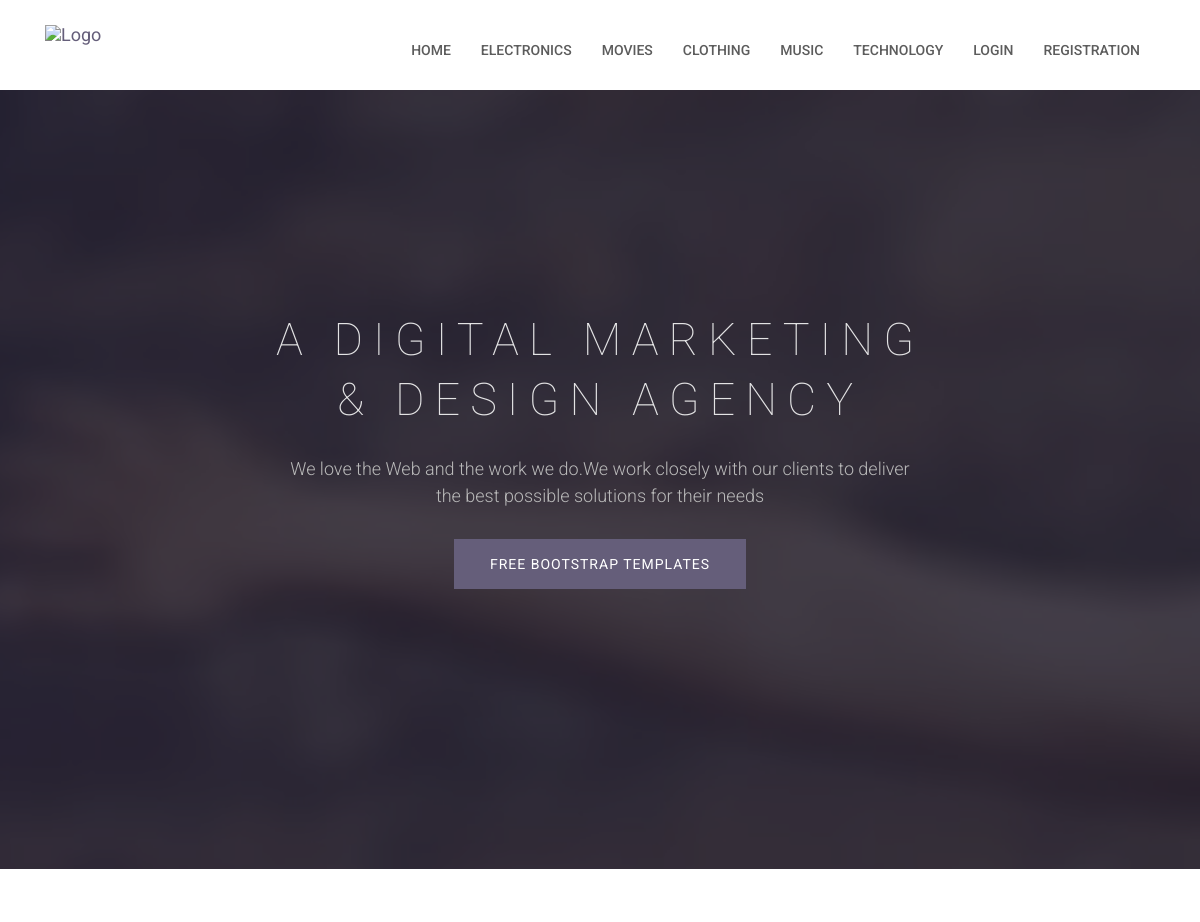
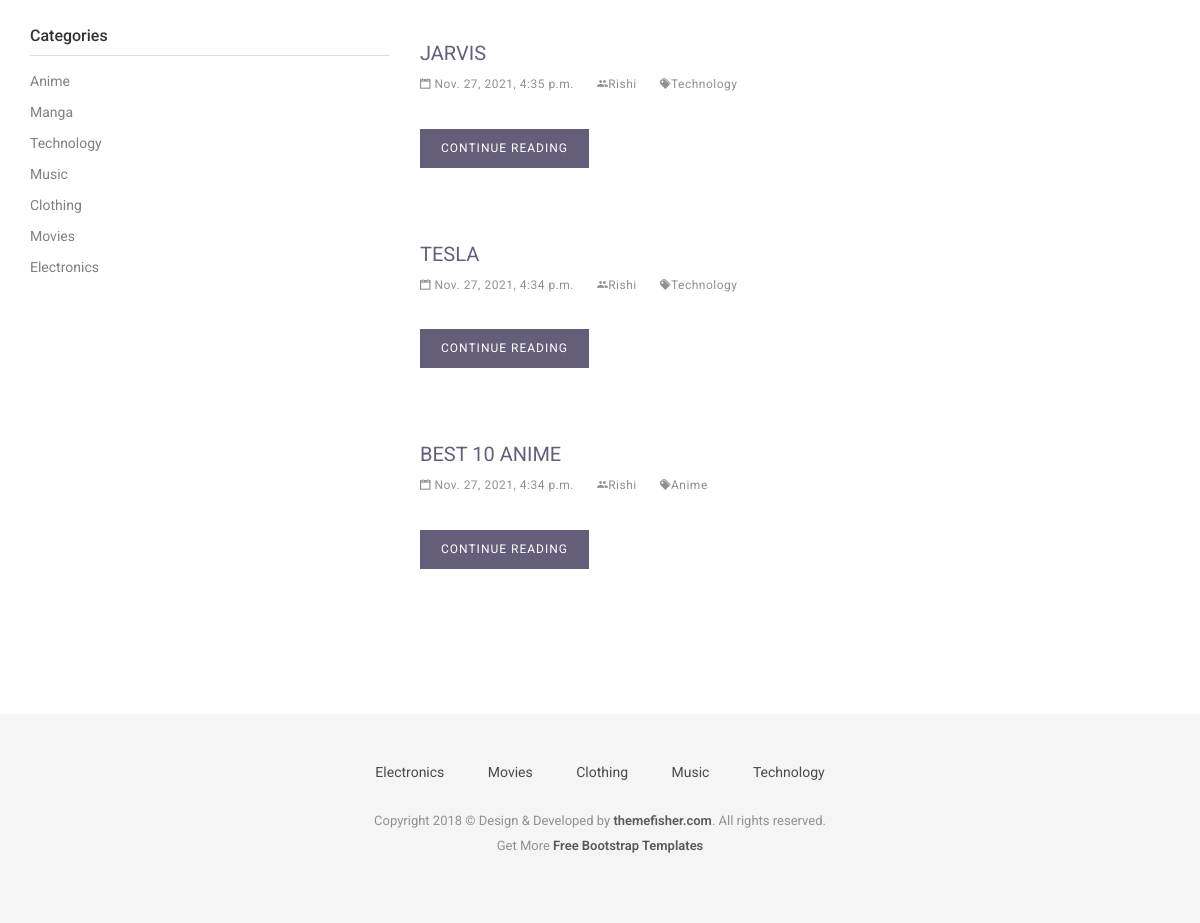
The page / on the database its author committed (2 pictures, top to bottom).
### category/models.py (models this page shows, shortened)
class Category(models.Model):
    title = models.CharField(max_length=255)
    status = models.BooleanField(default=True)

### question_answer/models.py (models this page shows, shortened)
class Question(models.Model):
    category = models.ForeignKey(Category, on_delete=models.CASCADE)
    user = models.ForeignKey(User, on_delete=models.SET_NULL, null=True, blank=True)
    question = models.CharField(max_length=255)
    status= models.BooleanField(default=True)
    added_date = models.DateTimeField(auto_now_add=True)

### account/views.py (the view)
# urls.py: path('', views.homePage,name="homePage"),
def homePage(request):
    navigation_categories = Category.objects.filter(status=True).order_by('-id')[:5]
    categories = Category.objects.filter(status=True)
    questions = Question.objects.filter(status=True).order_by('-id')[:5]
    return render(request, 'home.html', {
                                            'navigation_categories':navigation_categories,
                                            'categories':categories,
                                            'questions':questions,
                                        })

### templates/home.html
{% extends 'base.html' %}
{% block content %}
<section class="slider">
    <div class="container">
        <div class="row">
            <div class="col-md-12">
                <div class="block">
                    <h1 class="animated fadeInUp">A Digital Marketing <br> &#38; Design Agency</h1>
                    <p class="animated fadeInUp">We love the Web and the work we do.We work closely with our clients to
                        deliver
                        </br> the best possible solutions for their needs</p>
                    <a href="https://themefisher.com/free-bootstrap-templates/" target="_blank"
                        class="btn btn-main animated fadeInUp">Free Bootstrap Templates</a>
                </div>
            </div>
        </div>
    </div>
</section>
<div class="page-wrapper">
    <div class="container">
        <div class="row">
            <div class="col-md-4">
                <aside class="sidebar">
                    <div class="widget widget-category">
                        <h4 class="widget-title">Categories</h4>
                        <ul class="widget-category-list">
                            {% for category in categories %}
                                <li><a href="{% url 'categoryQuestion' category_id=category.id %}">{{category.title|title}}</a></li>
                            {% endfor %}
                        </ul>
                    </div>
                </aside>
            </div>
            <div class="col-md-8">
            {% for question in questions %}
                <div class="post">
                    <h3 class="post-title"><a href="{% url 'QuestionDetails' question_id=question.id %}">{{question.question|title}}</a></h3>
                    <div class="post-meta">
                        <ul>
                            <li>
                                <i class="ion-calendar"></i> {{question.added_date}}
                            </li>
                            <li>
                                <i class="ion-android-people"></i>{{question.user.first_name}}
                            </li>
                            <li>
                                <a href=""><i class="ion-pricetags"></i>{{question.category.title}}</a>
                            </li>
                        </ul>
                    </div>
                    <div class="post-content">
                        <a href="{% url 'QuestionDetails' question_id=question.id %}" class="btn btn-main">Continue Reading</a>
                    </div>
                </div>
            {% endfor %}
            </div>
        </div>
    </div>
</div>
{% endblock content %}

### templates/base.html (shortened to what this page needs)
{% load static %}
<!DOCTYPE html>
<html class="no-js">
<head>
    <link rel="stylesheet" href="{% static 'plugins/bootstrap/bootstrap.min.css' %}">
    <link rel="stylesheet" href="{% static 'plugins/Ionicons/css/ionicons.min.css' %}">
    <link rel="stylesheet" href="{% static 'plugins/animate-css/animate.css' %}">
    <link rel="stylesheet" href="{% static 'plugins/magnific-popup/magnific-popup.css' %}">
    <link rel="stylesheet" href="{% static 'plugins/slick/slick.css' %}">
    <link rel="stylesheet" href="{% static 'css/style.css' %}">
</head>
<body id="body">
    <header class="navigation">
        <div class="container">
            <div class="row">
                <div class="col-md-12">
                    <nav class="navbar">
                        <div class="container-fluid">
                            <div class="navbar-header">
                                <a class="navbar-brand" href="{% url 'homePage' %}">
                                    <img src="{% static 'images/logo.png' %}" alt="Logo">
                                </a>
                            </div>
                            <div class="collapse navbar-collapse" id="bs-example-navbar-collapse-1">
                                <ul class="nav navbar-nav navbar-right">
                                    <li><a href="{% url 'homePage' %}">Home</a></li>
                                    {% for category in navigation_categories %}
                                        <li><a href="{% url 'categoryQuestion' category_id=category.id%}">{{category.title|title}}</a></li>
                                    {% endfor %}
                                    {% if request.user.is_authenticated %}
                                        <li><a href="{% url 'userProfile' %}">Profile</a></li>
                                        <li><a href="#">Logout</a></li>
                                    {% else %}
                                        <li><a href="{% url 'userLogin' %}">Login</a></li>
                                        <li><a href="{% url 'userRegistration' %}">Registration</a></li>
                                    {% endif %}
                                </ul>
                            </div>
                        </div>
                    </nav>
                </div>
            </div>
        </div>
    </header>
    {% block content %}
    {% endblock content %}
    <footer class="footer">
        <div class="container">
            <div class="row">
                <div class="col-md-12">
                    <div class="footer-manu">
                        <ul>
                            {% for category in navigation_categories %}
                                <li><a href="{% url 'categoryQuestion' category_id=category.id%}">{{category.title|title}}</a></li>
                            {% endfor %}
                        </ul>
                    </div>
                    <p class="copyright">Copyright 2018 &copy; Design & Developed by <a
                            href="http://www.themefisher.com">themefisher.com</a>. All rights reserved.
                        <br>
                        Get More <a href="https://themefisher.com/free-bootstrap-templates/" target="_blank">Free
                            Bootstrap
                            Templates</a>
                    </p>
                </div>
            </div>
        </div>
    </footer>
</body>
</html>

### redditClone/assets/css/style.css (style rules this page uses)
body { line-height: 1.5; font-family: "Roboto", sans-serif; -webkit-font-smoothing: antialiased; }
h1, h2, h3, h4, h5, h6 { font-family: "Roboto", sans-serif; }
h1, h2, h3, h4, h5, h6 { font-weight: 400; }
h1 { font-size: 40px; }
h3 { font-size: 20px; }
h4 { font-size: 18px; }
p { color: #7B7B7B; font-size: 15px; font-family: "Roboto", sans-serif; }
ol, ul { margin: 0; padding: 0; list-style: none; }
a, a:focus, a:hover { text-decoration: none; outline: 0; color: #655E7A; }
.btn-main, .btn-transparent, .btn-small { background: #655E7A; color: #fff; display: inline-block; font-size: 14px; letter-spacing: 1px; padding: 14px 35px; text-transform: uppercase; border-radius: 0; transition: all 0.2s ease; }
.page-wrapper { padding: 70px 0; }
.overly, .page-title, .slider { position: relative; }
.overly:before, .page-title:before, .slider:before { content: ""; position: absolute; left: 0; top: 0; bottom: 0; right: 0; width: 100%; height: 100%; background: #1d192c; opacity: 0.8; }
header { background: #fff; padding: 20px 0; }
header .navbar { margin-bottom: 0px; border: 0px; }
header .navbar-brand { padding-top: 5px; }
.navigation { background: #fff; padding: 20px 0; }
.navigation .navbar { margin-bottom: 0px; border: 0px; }
.navigation .navbar-brand { padding-top: 5px; }
.navigation .navbar { background: none; border: 0px; }
.navigation .navbar .navbar-nav { padding-top: 10px; }
.navigation .navbar .navbar-nav > li > a { color: #5C5C5C; padding: 10px 15px; font-weight: 500; font-size: 14px; text-transform: uppercase; }
.slider { background: url("../images/slider-bg.jpg") no-repeat; background-size: cover; background-attachment: fixed; background-position: 10% 0%; padding: 200px 0 280px 0; position: relative; }
.slider .block { color: #E3E3E4; text-align: center; }
.slider .block h1 { font-weight: 100; font-size: 45px; line-height: 60px; letter-spacing: 10px; padding-bottom: 15px; text-transform: uppercase; }
.slider .block p { margin-bottom: 30px; color: #b9b9b9; font-size: 18px; line-height: 27px; font-weight: 300; }
.widget { margin-bottom: 30px; padding-bottom: 35px; }
.widget .widget-title { margin-bottom: 15px; padding-bottom: 10px; font-size: 16px; color: #333; font-weight: 500; border-bottom: 1px solid #dedede; }
.widget.widget-category ul li { margin-bottom: 10px; }
.widget.widget-category ul li a { color: #837f7e; transition: all 0.3s ease; }
.widget.widget-category ul li a:before { padding-right: 10px; }
.post { background: #fff; margin-bottom: 40px; padding-bottom: 20px; }
.post .post-title { margin-top: 10px; margin: 25px 0 0; text-transform: uppercase; }
.post .post-title a { color: #655E7A; }
.post .post-meta { font-size: 13px; margin-top: 10px; }
.post .post-meta ul li { display: inline-block; color: #909090; margin-right: 20px; font-size: 12px; letter-spacing: .5px; }
.post .post-meta ul li a { color: #909090; }
.post .post-content { margin-top: 20px; }
.post .post-content .btn-main, .post .post-content .btn-transparent, .post .post-content .btn-small { padding: 10px 20px; margin: 15px 0; font-size: 12px; }
.footer { background: #F5F5F5; text-align: center; padding-top: 48px; padding-bottom: 55px; }
.footer p { font-size: 13px; line-height: 25px; color: #919191; }
.footer a { color: #595959; }
.footer .footer-manu { padding-bottom: 25px; }
.footer .footer-manu ul { margin: 0px; padding: 0px; }
.footer .footer-manu ul li { display: inline-block; padding: 0px 20px; }
.footer .footer-manu ul li a { display: inline-block; color: #494949; }
.footer .copyright a { font-weight: 600; }

### rows shown on the page
Category: title "ELECTRONICS", title "Electronics"
Category: title "MOVIES", title "Movies"
Category: title "CLOTHING", title "Clothing"
Category: title "MUSIC", title "Music"
Category: title "TECHNOLOGY", title "Technology"
Category: title "Anime"
Category: title "Manga"
Question: question "JARVIS", added_date "Nov. 27, 2021, 4:35 p.m.", user.first_name "Rishi", category "Technology"
Question: question "TESLA", added_date "Nov. 27, 2021, 4:34 p.m.", user.first_name "Rishi", category "Technology"
Question: question "BEST 10 ANIME", added_date "Nov. 27, 2021, 4:34 p.m.", user.first_name "Rishi", category "Anime"
